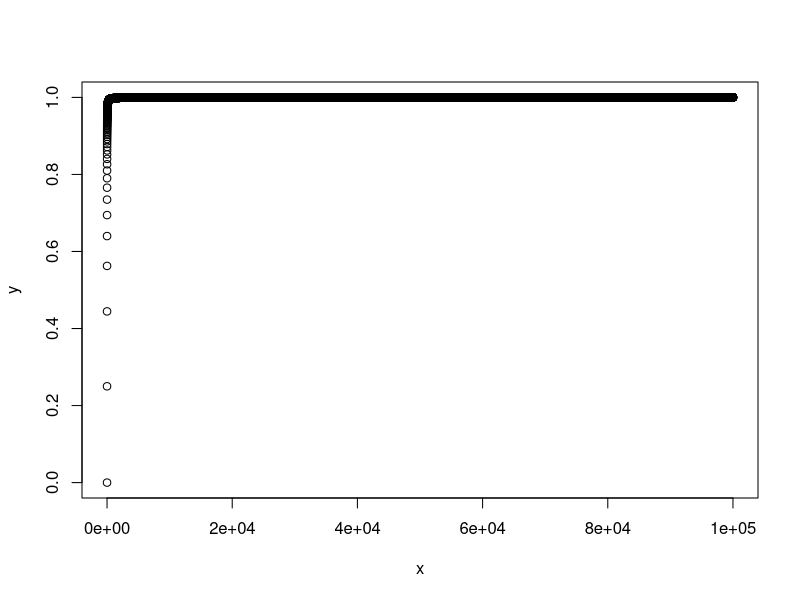

Write R code to recreate this figure.
## ---- chunk 1
jprob <- function(n)
  (1-1/n)^2
1-jprob(5)
## ---- chunk 2
1-jprob(100)
## ---- chunk 3
1-jprob(10000)
## ---- chunk 4
x <- seq(1,100000)
y <- sapply(x, jprob)
plot(x,y)
## ---- chunk 5
store <- rep(NA, 10000)
for(i in 1:10000) {
  store[i] <- sum(sample(1:100, rep=TRUE) == 4) > 0
}
mean(store)
